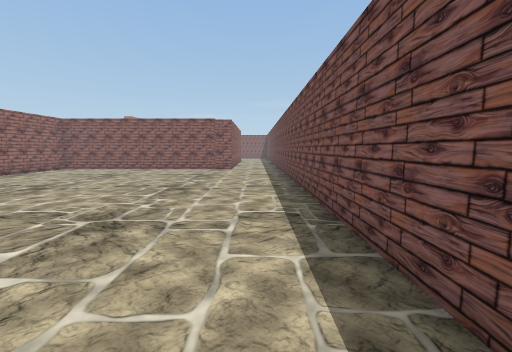
View 1 (above)

16 first-person views from a walk through a scene from a Unity 3-D project. The camera is 1.2 m above the floor, tilts 6° down and sees 90° across. Doors are open. The floor is counted in squares, 1 m on a side. Each view is taken from the middle of a square. On the plan, view 1 faces up. The plan holds only what a view shows up to about 12 squares ahead; the rest is blank. The place goes on beyond the plan. The player character is not drawn. Some animated figures are left out.

View 2
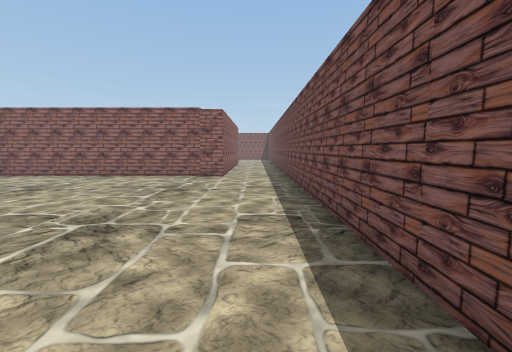

View 3
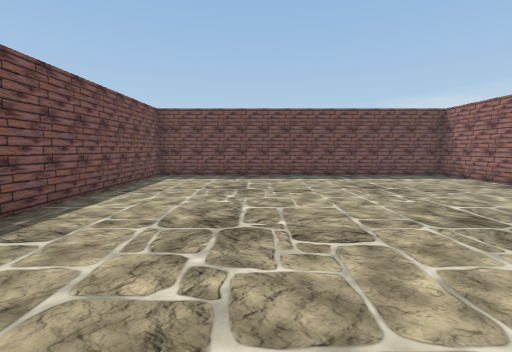

View 4
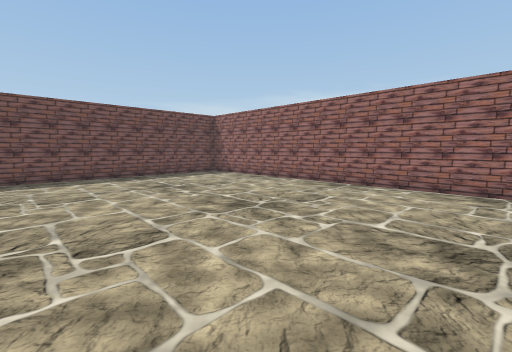

View 5
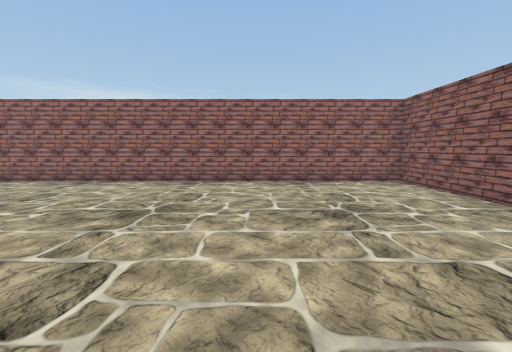

View 6
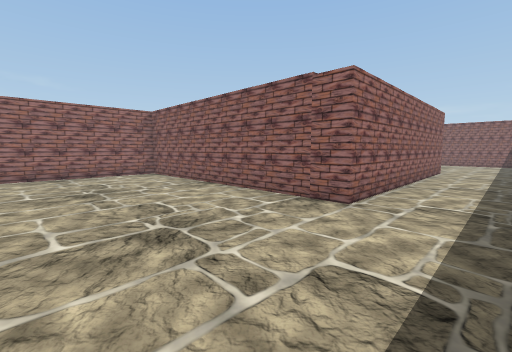

View 7
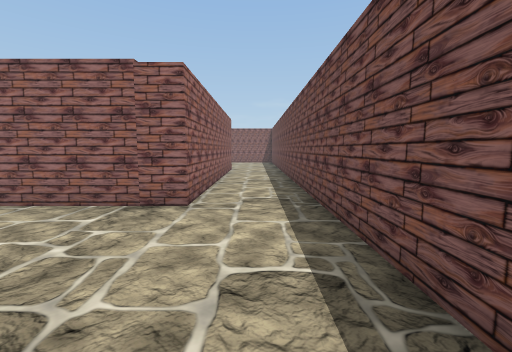

View 8
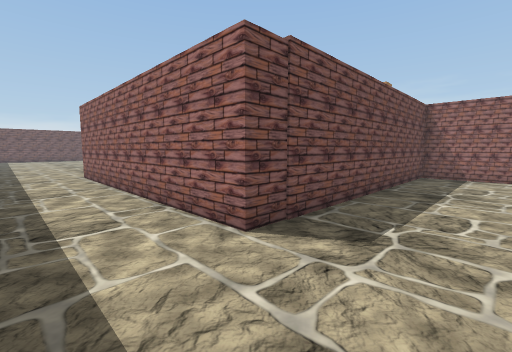

View 9
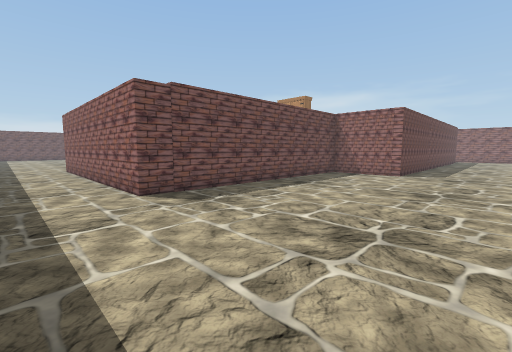

View 10
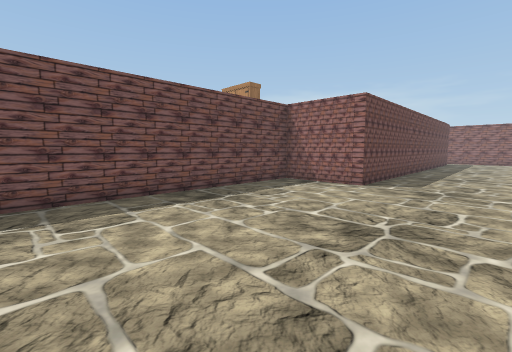

View 11
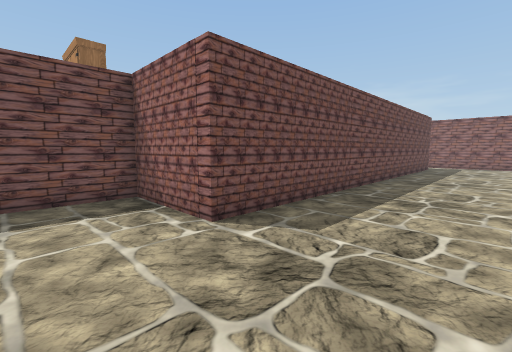

View 12
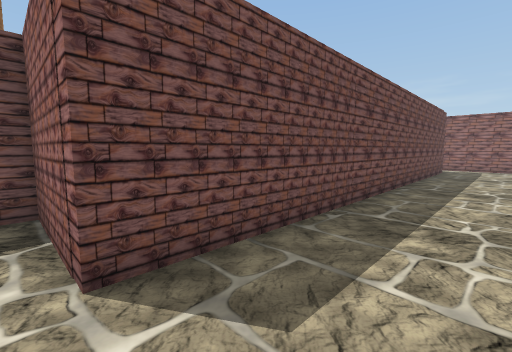

View 13
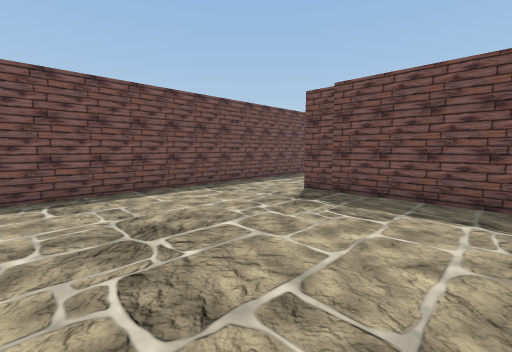

View 14
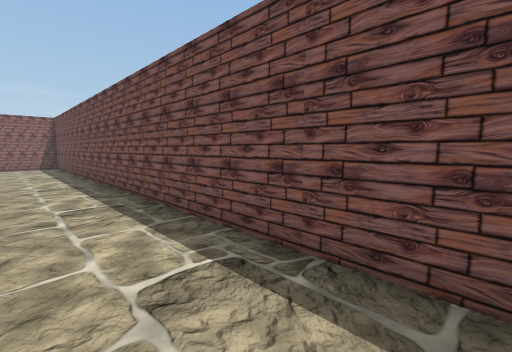

View 15
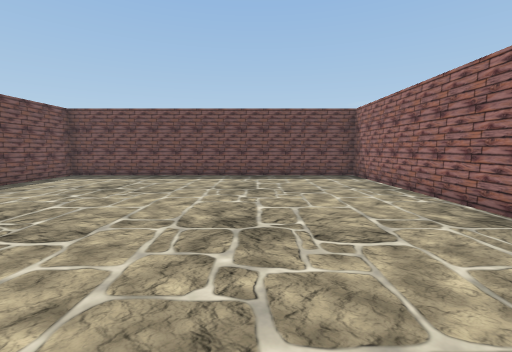

View 16
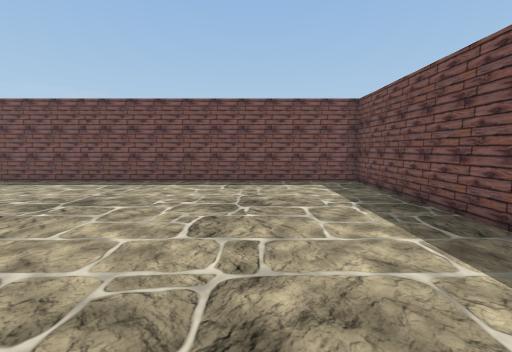

### Floor plan
Points are (right, up) in squares from view 1. A wall is a line through its corners. A room is listed if a view was taken in it or the views show most of it. See-through windows are left out.
Room 1 (views 1, 2, 3, 4, 5, 6, 7, 14, 15, 16)
walls: (-1.5, 15.3) (-11.5, 15.3) (-11.5, -3.7) (1.4, -3.7) (1.4, 14.9)
ways out: open door at (0, 15) to room 2
Room 2 (views 8, 9, 10, 11, 12, 13)
walls: (-23.5, 28.6) (-11.5, 28.6) (-11.5, 25.4) (-1.5, 25.4) (-1.5, 15.3); (1.4, 14.9) (1.4, 32.1)
ways out: open door at (0, 15) to room 1

Positions as (right, up) in squares from view 1, and headings:
1: (0, 0), facing up
2: (0, 4), facing up
3: (-3, 8), facing down
4: (-3, 8), facing down-left
5: (-2, 10), facing left
6: (1, 10), facing up-left
7: (0, 10), facing up
8: (1, 28), facing down-left
9: (1, 32), facing down-left
10: (-3, 32), facing down-left
11: (-9, 32), facing down-left
12: (-11, 31), facing down-left
13: (-6, 32), facing down-right
14: (-1, 14), facing up-right
15: (-7, 8), facing down
16: (-8, 0), facing right
